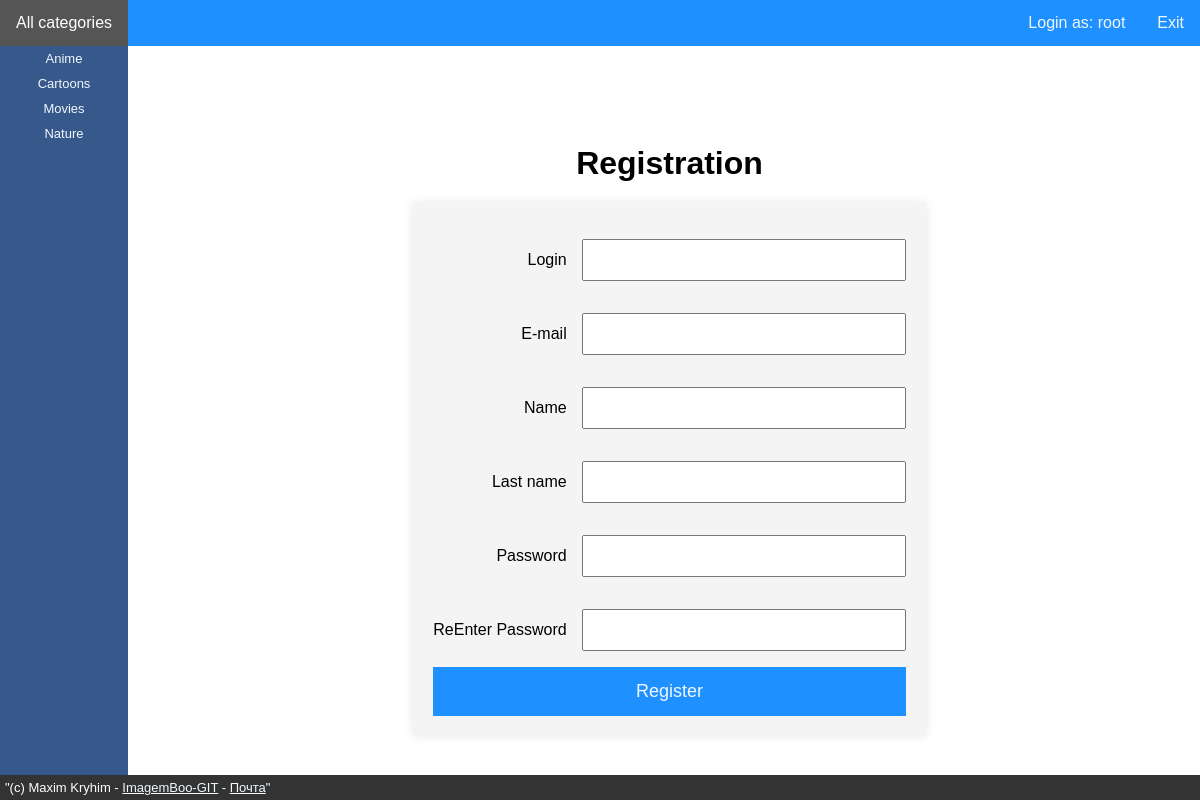
The app's page /users/register/ (signed in) with its own data.
### main/models.py (models this page shows, shortened)
class Category(models.Model):
    name = models.CharField(max_length=64, verbose_name="Image Category")
    created_at = models.DateTimeField(auto_now_add=True)
    class Meta:
        verbose_name = "Image Category"
        verbose_name_plural = "Image Category"
        ordering = ["name"] # Sort by name

### users/views.py (the view)
# urls.py: path('register/', RegisterUser.as_view(), name='register'),
class RegisterUser(CreateView):
    form_class = RegisterUserForm
    template_name = 'users/register.html'
    extra_context = {'title': "Registration"}
    success_url = reverse_lazy('users:login')

### users/forms.py (shortened to what this page needs)
class RegisterUserForm(UserCreationForm):
    username = forms.CharField(label="Login", widget=forms.TextInput(attrs={'class': 'form-input'}))
    password1 = forms.CharField(label="Password", widget=forms.PasswordInput(attrs={'class': 'form-input'}))
    password2 = forms.CharField(label="ReEnter Password", widget=forms.PasswordInput(attrs={'class': 'form-input'}))
    class Meta:
        model = get_user_model()
        fields = ['username', 'email', 'first_name', 'last_name', 'password1', 'password2']
        labels = {
            'email': 'E-mail',
            'first_name': "Name",
            'last_name': "Last name",
        }
        widgets = {
            'email': forms.TextInput(attrs={'class': 'form-input'}),
            'first_name': forms.TextInput(attrs={'class': 'form-input'}),
            'last_name': forms.TextInput(attrs={'class': 'form-input'}),
        }

### main/context_processors.py (called while the page is built)
def side_menu(request):
    side_menu_categories = Category.objects.all()
    return {'side_menu_categories': side_menu_categories}

### users/templates/users/register.html (shortened to what this page needs)
{% extends 'main/base.html' %}
{% block content %}
<div class="login-form">
    <h1>Registration</h1>
    <form method="post">
        {% for f in form %}
        <p><label class="form-label" for="{{ f.id_for_label }}">{{ f.label }}</label>{{ f }}</p>
        {% endfor %}
        <button type="submit">Register</button>
    </form>
</div>
{% endblock %}

### main/templates/main/menu.html
<div class="menu">
  <a href="/">All categories</a>
  {% if user.is_superuser %}
  <a href="/users/logout" class="right">Exit</a>
  <a href="/admin" class="right">Login as: {{ user.username }}</a>
  {% elif user.is_authenticated %}
  <a href="/add">Upload picture</a>
  <a href="/userpictures">My pictures</a>
  <a href="/users/logout" class="right">Exit</a>
  <a href="#userpanel" class="right">Login as: {{ user.username }}</a>
{% else %}
  <a href="/users/login" class="right">Login</a>
  <a href="/users/register" class="right">Register</a>
{% endif %}
</div>

### main/templates/main/sidemenu.html
<div class="sidemenu">
  <ul>
    {% for category in side_menu_categories %}
    <li><a href="{% url 'images_by_category' category.name %}">{{ category.name }}</a></li>
    {% endfor %}
  </ul>
</div>

### main/static/main/style.css (style rules this page uses)
body { margin: 0; font-family: 'Futura', sans-serif; }
p { align-self: flex-end; }
.menu { background-color: #1E90FF; overflow: hidden; position: fixed; top: 0; width: 100%; z-index: 1000; }
.menu a { float: left; display: block; color: #F0F8FF; text-align: center; padding: 14px 16px; text-decoration: none; }
.menu a.right { float: right; }
.sidemenu { height: 100%; width: 128px; position: fixed; top: 46px; left: 0; background-color: #37588a; padding-top: 0px; }
.sidemenu ul { list-style-type: none; padding: 0; margin: 0; }
.sidemenu li { width: 100%; }
.sidemenu a { padding-top: 5px; padding-bottom: 5px; text-decoration: none; font-size: 13px; color: #F0F8FF; text-align: center; display: block; width: 100%; box-sizing: border-box; }
.login-form { display: flex; flex-direction: column; align-items: center; justify-content: center; height: 80vh; margin-top: 50px; }
.login-form form { display: flex; flex-direction: column; align-items: Right; background-color: #f4f4f4; padding: 20px; box-shadow: 0 0 10px rgba(0, 0, 0, 0.1); }
.login-form input[type="text"], .login-form input[type="password"] { width: 300px; padding: 10px; margin: 0px 0; font-size: 16px; margin-left: 15px; }
.login-form button { background-color: #1E90FF; color: #F0F8FF; padding: 14px 16px; font-size: 18px; border: none; cursor: pointer; }

### records on screen
Category: name "Anime"
Category: name "Cartoons"
Category: name "Movies"
Category: name "Nature"

### other values on screen
{{ user.username }} "root"
{{ f.label }} "Login" "E-mail" "Name" "Last name" "Password" "ReEnter Password"
